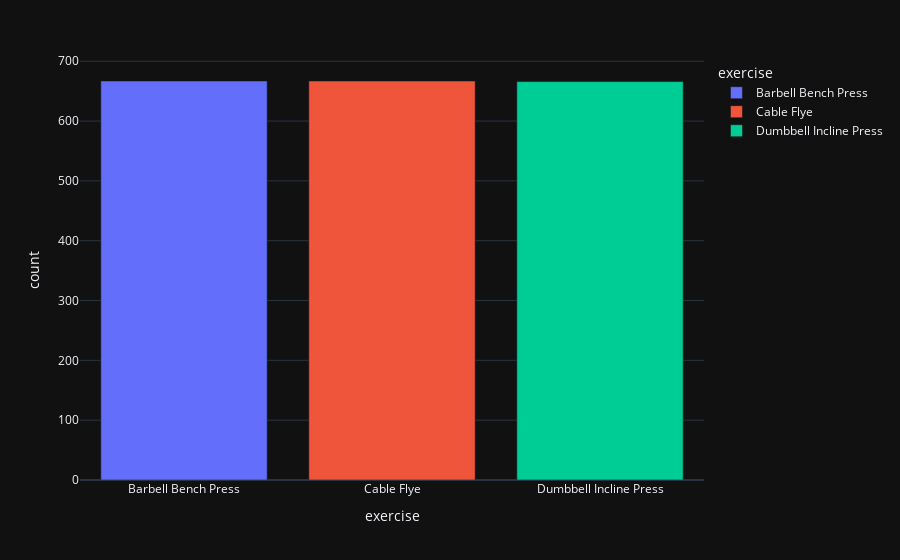

The code cell stored with this chart in its notebook:
### Markdown cell above
## Chest

### Code cell
chest_df = df[df['muscle_group'] == 'chest']
chest = chest_df['exercise'].value_counts().reset_index()
px.bar(chest, x = 'exercise', y = 'count', color = 'exercise', template='plotly_dark')

### Figure 1 — Plotly figure (JSON) as saved in the notebook; plotly's stock layout.template omitted (floating-point values rounded to 4 significant figures)
{"data": [{"hovertemplate": "exercise=%{x}<br>count=%{y}<extra></extra>", "legendgroup": "Barbell Bench Press", "marker": {"color": "#636efa", "pattern": {"shape": ""}}, "name": "Barbell Bench Press", "orientation": "v", "showlegend": true, "textposition": "auto", "type": "bar", "x": ["Barbell Bench Press"], "xaxis": "x", "y": [667], "yaxis": "y"}, {"hovertemplate": "exercise=%{x}<br>count=%{y}<extra></extra>", "legendgroup": "Cable Flye", "marker": {"color": "#EF553B", "pattern": {"shape": ""}}, "name": "Cable Flye", "orientation": "v", "showlegend": true, "textposition": "auto", "type": "bar", "x": ["Cable Flye"], "xaxis": "x", "y": [667], "yaxis": "y"}, {"hovertemplate": "exercise=%{x}<br>count=%{y}<extra></extra>", "legendgroup": "Dumbbell Incline Press", "marker": {"color": "#00cc96", "pattern": {"shape": ""}}, "name": "Dumbbell Incline Press", "orientation": "v", "showlegend": true, "textposition": "auto", "type": "bar", "x": ["Dumbbell Incline Press"], "xaxis": "x", "y": [666], "yaxis": "y"}], "layout": {"barmode": "relative", "legend": {"title": {"text": "exercise"}, "tracegroupgap": 0}, "margin": {"t": 60}, "xaxis": {"anchor": "y", "categoryarray": ["Barbell Bench Press", "Cable Flye", "Dumbbell Incline Press"], "categoryorder": "array", "domain": [0, 1], "title": {"text": "exercise"}}, "yaxis": {"anchor": "x", "domain": [0, 1], "title": {"text": "count"}}}}
